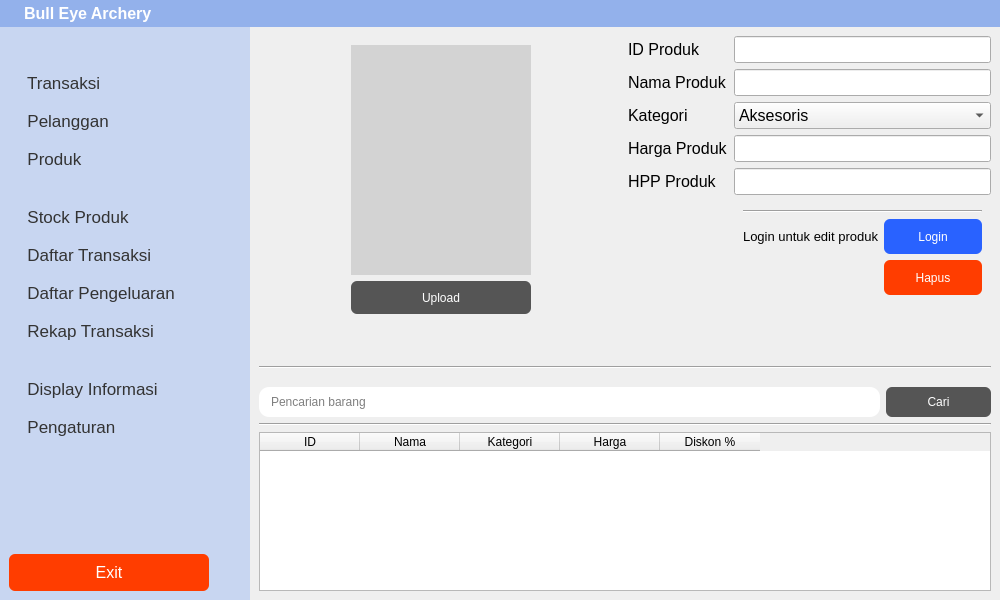
<?xml version="1.0" encoding="UTF-8"?>
<ui version="4.0">
 <class>Form</class>
 <widget class="QWidget" name="Form">
  <property name="geometry">
   <rect>
    <x>0</x>
    <y>0</y>
    <width>1000</width>
    <height>600</height>
   </rect>
  </property>
  <property name="minimumSize">
   <size>
    <width>600</width>
    <height>600</height>
   </size>
  </property>
  <property name="windowTitle">
   <string>Form</string>
  </property>
  <property name="styleSheet">
   <string notr="true"/>
  </property>
  <layout class="QGridLayout" name="gridLayout_5">
   <property name="leftMargin">
    <number>0</number>
   </property>
   <property name="topMargin">
    <number>0</number>
   </property>
   <property name="rightMargin">
    <number>0</number>
   </property>
   <property name="bottomMargin">
    <number>0</number>
   </property>
   <property name="verticalSpacing">
    <number>0</number>
   </property>
   <item row="0" column="0">
    <widget class="QTextEdit" name="textEdit">
     <property name="enabled">
      <bool>false</bool>
     </property>
     <property name="minimumSize">
      <size>
       <width>0</width>
       <height>0</height>
      </size>
     </property>
     <property name="maximumSize">
      <size>
       <width>16666666</width>
       <height>27</height>
      </size>
     </property>
     <property name="styleSheet">
      <string notr="true">background: rgb(147, 177, 235);
padding-left: 20px;
border: none;
color: white;
margin:0</string>
     </property>
     <property name="lineWidth">
      <number>0</number>
     </property>
     <property name="undoRedoEnabled">
      <bool>false</bool>
     </property>
     <property name="readOnly">
      <bool>true</bool>
     </property>
     <property name="html">
      <string notr="true">&lt;!DOCTYPE HTML PUBLIC &quot;-//W3C//DTD HTML 4.0//EN&quot; &quot;http://www.w3.org/TR/REC-html40/strict.dtd&quot;&gt;
&lt;html&gt;&lt;head&gt;&lt;meta name=&quot;qrichtext&quot; content=&quot;1&quot; /&gt;&lt;style type=&quot;text/css&quot;&gt;
p, li { white-space: pre-wrap; }
&lt;/style&gt;&lt;/head&gt;&lt;body style=&quot; font-family:'MS Shell Dlg 2'; font-size:8.25pt; font-weight:400; font-style:normal;&quot;&gt;
&lt;p style=&quot; margin-top:0px; margin-bottom:0px; margin-left:0px; margin-right:0px; -qt-block-indent:0; text-indent:0px;&quot;&gt;&lt;span style=&quot; font-family:'Ubuntu'; font-size:12pt; font-weight:600;&quot;&gt;Bull Eye Archery&lt;/span&gt;&lt;/p&gt;&lt;/body&gt;&lt;/html&gt;</string>
     </property>
     <property name="acceptRichText">
      <bool>true</bool>
     </property>
     <property name="textInteractionFlags">
      <set>Qt::NoTextInteraction</set>
     </property>
    </widget>
   </item>
   <item row="1" column="0">
    <widget class="QWidget" name="widget" native="true">
     <property name="maximumSize">
      <size>
       <width>16777215</width>
       <height>16777215</height>
      </size>
     </property>
     <property name="styleSheet">
      <string notr="true"/>
     </property>
     <layout class="QHBoxLayout" name="horizontalLayout">
      <property name="spacing">
       <number>0</number>
      </property>
      <property name="leftMargin">
       <number>0</number>
      </property>
      <property name="topMargin">
       <number>0</number>
      </property>
      <property name="rightMargin">
       <number>0</number>
      </property>
      <property name="bottomMargin">
       <number>0</number>
      </property>
      <item>
       <widget class="QWidget" name="widget_3" native="true">
        <property name="minimumSize">
         <size>
          <width>250</width>
          <height>0</height>
         </size>
        </property>
        <property name="maximumSize">
         <size>
          <width>231</width>
          <height>16777215</height>
         </size>
        </property>
        <property name="styleSheet">
         <string notr="true">background: #c8d6f1;</string>
        </property>
        <layout class="QVBoxLayout" name="verticalLayout">
         <property name="spacing">
          <number>0</number>
         </property>
         <property name="leftMargin">
          <number>0</number>
         </property>
         <property name="topMargin">
          <number>0</number>
         </property>
         <property name="rightMargin">
          <number>0</number>
         </property>
         <property name="bottomMargin">
          <number>0</number>
         </property>
         <item>
          <spacer name="verticalSpacer_2">
           <property name="orientation">
            <enum>Qt::Vertical</enum>
           </property>
           <property name="sizeType">
            <enum>QSizePolicy::Fixed</enum>
           </property>
           <property name="sizeHint" stdset="0">
            <size>
             <width>20</width>
             <height>18</height>
            </size>
           </property>
          </spacer>
         </item>
         <item>
          <widget class="QWidget" name="widget_8" native="true">
           <property name="minimumSize">
            <size>
             <width>0</width>
             <height>500</height>
            </size>
           </property>
           <layout class="QHBoxLayout" name="horizontalLayout_3">
            <item>
             <widget class="QListWidget" name="sideMenu">
              <property name="maximumSize">
               <size>
                <width>220</width>
                <height>462</height>
               </size>
              </property>
              <property name="styleSheet">
               <string notr="true">QListWidget {
	background: #c8d6f1;
	font-size: 13pt;
	border: none;
	color: #333;
}

::item {
	padding: 9px;
}</string>
              </property>
              <property name="editTriggers">
               <set>QAbstractItemView::NoEditTriggers</set>
              </property>
              <property name="resizeMode">
               <enum>QListView::Adjust</enum>
              </property>
              <item>
               <property name="text">
                <string>  Transaksi</string>
               </property>
               <property name="flags">
                <set>ItemIsSelectable|ItemIsEnabled</set>
               </property>
              </item>
              <item>
               <property name="text">
                <string>  Pelanggan</string>
               </property>
               <property name="flags">
                <set>ItemIsSelectable|ItemIsEnabled</set>
               </property>
              </item>
              <item>
               <property name="text">
                <string>  Produk</string>
               </property>
               <property name="flags">
                <set>ItemIsSelectable|ItemIsEnabled</set>
               </property>
              </item>
              <item>
               <property name="text">
                <string/>
               </property>
               <property name="font">
                <font>
                 <pointsize>1</pointsize>
                 <kerning>false</kerning>
                </font>
               </property>
               <property name="flags">
                <set>NoItemFlags</set>
               </property>
              </item>
              <item>
               <property name="text">
                <string>  Stock Produk</string>
               </property>
              </item>
              <item>
               <property name="text">
                <string>  Daftar Transaksi</string>
               </property>
              </item>
              <item>
               <property name="text">
                <string>  Daftar Pengeluaran</string>
               </property>
              </item>
              <item>
               <property name="text">
                <string>  Rekap Transaksi</string>
               </property>
              </item>
              <item>
               <property name="text">
                <string/>
               </property>
               <property name="font">
                <font>
                 <pointsize>1</pointsize>
                </font>
               </property>
               <property name="flags">
                <set>NoItemFlags</set>
               </property>
              </item>
              <item>
               <property name="text">
                <string>  Display Informasi</string>
               </property>
              </item>
              <item>
               <property name="text">
                <string>  Pengaturan</string>
               </property>
              </item>
             </widget>
            </item>
           </layout>
          </widget>
         </item>
         <item>
          <widget class="QWidget" name="widget_2" native="true">
           <layout class="QVBoxLayout" name="verticalLayout_2">
            <item>
             <widget class="QPushButton" name="exitBtn">
              <property name="minimumSize">
               <size>
                <width>0</width>
                <height>37</height>
               </size>
              </property>
              <property name="maximumSize">
               <size>
                <width>200</width>
                <height>16777215</height>
               </size>
              </property>
              <property name="font">
               <font>
                <pointsize>12</pointsize>
               </font>
              </property>
              <property name="styleSheet">
               <string notr="true">QPushButton {
	background-color: #ff3d00;
	border:none;
	color:white;
	border-radius: 6px;
}
QPushButton:pressed {
	background-color: white;
	border: 2px solid #ff3d00;
	color: #ff3d00;
}</string>
              </property>
              <property name="text">
               <string>Exit</string>
              </property>
             </widget>
            </item>
            <item>
             <spacer name="verticalSpacer_4">
              <property name="orientation">
               <enum>Qt::Vertical</enum>
              </property>
              <property name="sizeType">
               <enum>QSizePolicy::Expanding</enum>
              </property>
              <property name="sizeHint" stdset="0">
               <size>
                <width>20</width>
                <height>40</height>
               </size>
              </property>
             </spacer>
            </item>
           </layout>
          </widget>
         </item>
        </layout>
       </widget>
      </item>
      <item>
       <widget class="QWidget" name="productWidget" native="true">
        <property name="minimumSize">
         <size>
          <width>350</width>
          <height>0</height>
         </size>
        </property>
        <property name="maximumSize">
         <size>
          <width>16777215</width>
          <height>16777215</height>
         </size>
        </property>
        <property name="styleSheet">
         <string notr="true"/>
        </property>
        <layout class="QVBoxLayout" name="verticalLayout_3">
         <property name="spacing">
          <number>0</number>
         </property>
         <property name="leftMargin">
          <number>0</number>
         </property>
         <property name="topMargin">
          <number>0</number>
         </property>
         <property name="rightMargin">
          <number>0</number>
         </property>
         <property name="bottomMargin">
          <number>0</number>
         </property>
         <item>
          <widget class="QWidget" name="widget_4" native="true">
           <property name="styleSheet">
            <string notr="true"/>
           </property>
           <layout class="QGridLayout" name="gridLayout_3">
            <item row="0" column="1">
             <layout class="QGridLayout" name="gridLayout_2">
              <item row="0" column="0">
               <widget class="QLabel" name="label">
                <property name="font">
                 <font>
                  <pointsize>12</pointsize>
                 </font>
                </property>
                <property name="text">
                 <string>ID Produk</string>
                </property>
               </widget>
              </item>
              <item row="0" column="1">
               <widget class="QLineEdit" name="id_produk">
                <property name="font">
                 <font>
                  <pointsize>12</pointsize>
                 </font>
                </property>
                <property name="placeholderText">
                 <string/>
                </property>
                <property name="clearButtonEnabled">
                 <bool>true</bool>
                </property>
               </widget>
              </item>
              <item row="1" column="0">
               <widget class="QLabel" name="label_2">
                <property name="font">
                 <font>
                  <pointsize>12</pointsize>
                 </font>
                </property>
                <property name="text">
                 <string>Nama Produk</string>
                </property>
               </widget>
              </item>
              <item row="1" column="1">
               <widget class="QLineEdit" name="nama_produk">
                <property name="font">
                 <font>
                  <pointsize>12</pointsize>
                 </font>
                </property>
                <property name="clearButtonEnabled">
                 <bool>true</bool>
                </property>
               </widget>
              </item>
              <item row="2" column="0">
               <widget class="QLabel" name="label_3">
                <property name="font">
                 <font>
                  <pointsize>12</pointsize>
                 </font>
                </property>
                <property name="text">
                 <string>Kategori</string>
                </property>
               </widget>
              </item>
              <item row="2" column="1">
               <widget class="QComboBox" name="kategori_produk">
                <property name="font">
                 <font>
                  <pointsize>12</pointsize>
                 </font>
                </property>
                <item>
                 <property name="text">
                  <string>Aksesoris</string>
                 </property>
                </item>
                <item>
                 <property name="text">
                  <string>Alat</string>
                 </property>
                </item>
               </widget>
              </item>
              <item row="3" column="0">
               <widget class="QLabel" name="label_5">
                <property name="font">
                 <font>
                  <pointsize>12</pointsize>
                 </font>
                </property>
                <property name="text">
                 <string>Harga Produk</string>
                </property>
               </widget>
              </item>
              <item row="3" column="1">
               <widget class="QLineEdit" name="harga_produk">
                <property name="font">
                 <font>
                  <pointsize>12</pointsize>
                 </font>
                </property>
                <property name="clearButtonEnabled">
                 <bool>true</bool>
                </property>
               </widget>
              </item>
              <item row="4" column="0">
               <widget class="QLabel" name="label_hpp">
                <property name="font">
                 <font>
                  <pointsize>12</pointsize>
                 </font>
                </property>
                <property name="text">
                 <string>HPP Produk</string>
                </property>
               </widget>
              </item>
              <item row="4" column="1">
               <widget class="QLineEdit" name="hpp_produk">
                <property name="font">
                 <font>
                  <pointsize>12</pointsize>
                 </font>
                </property>
                <property name="clearButtonEnabled">
                 <bool>true</bool>
                </property>
               </widget>
              </item>
              <item row="5" column="1">
               <widget class="QWidget" name="widget_7" native="true">
                <layout class="QGridLayout" name="gridLayout_4">
                 <item row="2" column="1">
                  <widget class="QPushButton" name="hapusProduk">
                   <property name="minimumSize">
                    <size>
                     <width>0</width>
                     <height>35</height>
                    </size>
                   </property>
                   <property name="maximumSize">
                    <size>
                     <width>150</width>
                     <height>16777215</height>
                    </size>
                   </property>
                   <property name="layoutDirection">
                    <enum>Qt::LeftToRight</enum>
                   </property>
                   <property name="styleSheet">
                    <string notr="true">QPushButton {
	background: #ff3d00;
	border-radius: 6px;
	border: none;
	color: white;
	outline: none;
}

QPushButton:pressed {
	border: 2px solid #ff3d00;
	background: white;
	color: #ff3d00;
}</string>
                   </property>
                   <property name="text">
                    <string>Hapus</string>
                   </property>
                  </widget>
                 </item>
                 <item row="1" column="1">
                  <widget class="QPushButton" name="inputProduk">
                   <property name="minimumSize">
                    <size>
                     <width>0</width>
                     <height>35</height>
                    </size>
                   </property>
                   <property name="maximumSize">
                    <size>
                     <width>150</width>
                     <height>16777215</height>
                    </size>
                   </property>
                   <property name="layoutDirection">
                    <enum>Qt::LeftToRight</enum>
                   </property>
                   <property name="styleSheet">
                    <string notr="true">QPushButton {
	background: #2962ff;
	border-radius: 6px;
	border: none;
	color: white;
	outline: none;
}

QPushButton:pressed {
	border: 2px solid #2962ff;
	background: white;
	color: #2962ff;
}</string>
                   </property>
                   <property name="text">
                    <string>Login</string>
                   </property>
                  </widget>
                 </item>
                 <item row="1" column="0">
                  <widget class="QLabel" name="login_label">
                   <property name="font">
                    <font>
                     <pointsize>10</pointsize>
                    </font>
                   </property>
                   <property name="text">
                    <string>Login untuk edit produk</string>
                   </property>
                   <property name="alignment">
                    <set>Qt::AlignRight|Qt::AlignTrailing|Qt::AlignVCenter</set>
                   </property>
                  </widget>
                 </item>
                 <item row="3" column="1">
                  <spacer name="verticalSpacer_3">
                   <property name="orientation">
                    <enum>Qt::Vertical</enum>
                   </property>
                   <property name="sizeHint" stdset="0">
                    <size>
                     <width>20</width>
                     <height>40</height>
                    </size>
                   </property>
                  </spacer>
                 </item>
                 <item row="0" column="0" colspan="2">
                  <widget class="Line" name="line_3">
                   <property name="orientation">
                    <enum>Qt::Horizontal</enum>
                   </property>
                  </widget>
                 </item>
                </layout>
               </widget>
              </item>
             </layout>
            </item>
            <item row="0" column="0">
             <widget class="QWidget" name="widget_6" native="true">
              <property name="minimumSize">
               <size>
                <width>0</width>
                <height>0</height>
               </size>
              </property>
              <property name="styleSheet">
               <string notr="true"/>
              </property>
              <layout class="QGridLayout" name="gridLayout">
               <item row="2" column="1">
                <widget class="QPushButton" name="uploadBtn">
                 <property name="minimumSize">
                  <size>
                   <width>0</width>
                   <height>33</height>
                  </size>
                 </property>
                 <property name="styleSheet">
                  <string notr="true">QPushButton {
	background: #555;
	border-radius: 6px;
	border: none;
	color: white;
	outline: none;
}

QPushButton:pressed {
	border: 2px solid #555;
	background: white;
	color: #555;
}</string>
                 </property>
                 <property name="text">
                  <string>Upload</string>
                 </property>
                </widget>
               </item>
               <item row="1" column="0">
                <spacer name="horizontalSpacer_3">
                 <property name="orientation">
                  <enum>Qt::Horizontal</enum>
                 </property>
                 <property name="sizeHint" stdset="0">
                  <size>
                   <width>21</width>
                   <height>20</height>
                  </size>
                 </property>
                </spacer>
               </item>
               <item row="1" column="2">
                <spacer name="horizontalSpacer_4">
                 <property name="orientation">
                  <enum>Qt::Horizontal</enum>
                 </property>
                 <property name="sizeHint" stdset="0">
                  <size>
                   <width>21</width>
                   <height>20</height>
                  </size>
                 </property>
                </spacer>
               </item>
               <item row="1" column="1">
                <widget class="QLabel" name="img">
                 <property name="minimumSize">
                  <size>
                   <width>180</width>
                   <height>230</height>
                  </size>
                 </property>
                 <property name="styleSheet">
                  <string notr="true">background: lightgrey;</string>
                 </property>
                 <property name="text">
                  <string/>
                 </property>
                </widget>
               </item>
               <item row="3" column="1">
                <spacer name="verticalSpacer">
                 <property name="orientation">
                  <enum>Qt::Vertical</enum>
                 </property>
                 <property name="sizeType">
                  <enum>QSizePolicy::Minimum</enum>
                 </property>
                 <property name="sizeHint" stdset="0">
                  <size>
                   <width>20</width>
                   <height>37</height>
                  </size>
                 </property>
                </spacer>
               </item>
              </layout>
             </widget>
            </item>
            <item row="1" column="0" colspan="2">
             <widget class="Line" name="line">
              <property name="styleSheet">
               <string notr="true"/>
              </property>
              <property name="orientation">
               <enum>Qt::Horizontal</enum>
              </property>
             </widget>
            </item>
           </layout>
          </widget>
         </item>
         <item>
          <widget class="QWidget" name="widget_5" native="true">
           <property name="styleSheet">
            <string notr="true"/>
           </property>
           <layout class="QGridLayout" name="gridLayout_6">
            <item row="0" column="0">
             <widget class="QLineEdit" name="pencarian">
              <property name="minimumSize">
               <size>
                <width>0</width>
                <height>30</height>
               </size>
              </property>
              <property name="styleSheet">
               <string notr="true">border-radius: 10px;
padding-left: 10px;</string>
              </property>
              <property name="placeholderText">
               <string>Pencarian barang</string>
              </property>
             </widget>
            </item>
            <item row="0" column="1">
             <widget class="QPushButton" name="cariBtn">
              <property name="minimumSize">
               <size>
                <width>105</width>
                <height>30</height>
               </size>
              </property>
              <property name="styleSheet">
               <string notr="true">QPushButton {
	background: #555;
	border-radius: 6px;
	border: none;
	color: white;
	outline: none;
}

QPushButton:pressed {
	border: 2px solid #555;
	background: white;
	color: #555;
}</string>
              </property>
              <property name="text">
               <string>Cari</string>
              </property>
             </widget>
            </item>
            <item row="2" column="0" colspan="2">
             <widget class="QTableWidget" name="tabelProduk">
              <property name="sizePolicy">
               <sizepolicy hsizetype="Expanding" vsizetype="Expanding">
                <horstretch>0</horstretch>
                <verstretch>0</verstretch>
               </sizepolicy>
              </property>
              <property name="focusPolicy">
               <enum>Qt::ClickFocus</enum>
              </property>
              <property name="sizeAdjustPolicy">
               <enum>QAbstractScrollArea::AdjustToContents</enum>
              </property>
              <property name="editTriggers">
               <set>QAbstractItemView::NoEditTriggers</set>
              </property>
              <property name="selectionMode">
               <enum>QAbstractItemView::ExtendedSelection</enum>
              </property>
              <property name="selectionBehavior">
               <enum>QAbstractItemView::SelectRows</enum>
              </property>
              <attribute name="horizontalHeaderCascadingSectionResizes">
               <bool>true</bool>
              </attribute>
              <column>
               <property name="text">
                <string>ID</string>
               </property>
              </column>
              <column>
               <property name="text">
                <string>Nama</string>
               </property>
              </column>
              <column>
               <property name="text">
                <string>Kategori</string>
               </property>
              </column>
              <column>
               <property name="text">
                <string>Harga</string>
               </property>
              </column>
              <column>
               <property name="text">
                <string>Diskon %</string>
               </property>
              </column>
             </widget>
            </item>
            <item row="1" column="0" colspan="2">
             <widget class="Line" name="line_2">
              <property name="orientation">
               <enum>Qt::Horizontal</enum>
              </property>
             </widget>
            </item>
           </layout>
          </widget>
         </item>
        </layout>
       </widget>
      </item>
     </layout>
    </widget>
   </item>
  </layout>
 </widget>
 <resources/>
 <connections/>
</ui>
